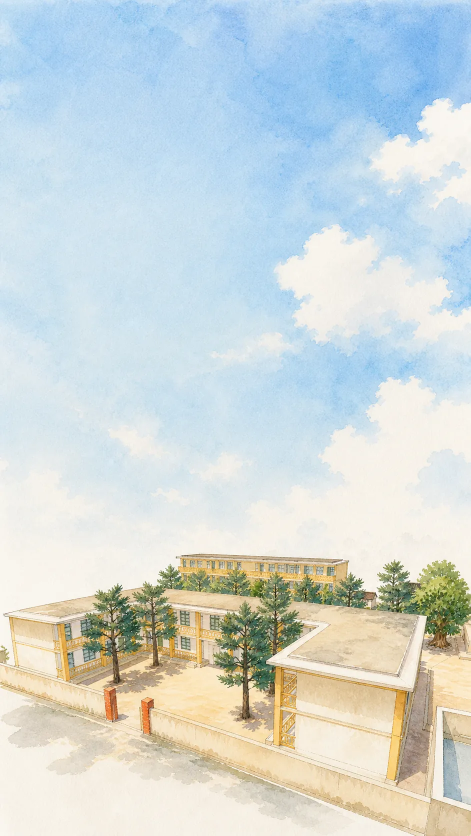
#> input picture assets/ui/entrance-campus-watercolor-mobile-v01.webp, 941 x 1672 px, given in place of painted-steel-dark-green-basecolor-source-v1.png, which was not available (shown at 1/2 size)
$ python generate_door_window_uv_textures.py
#> lines starting #> are read from the running program, lines starting #| are printed output that depends on the picture; after the words box and inside, x2 and y2 are one past the last pixel; in counts of white or black regions, pixels touching at a corner belong together; pictures that were not available may be replaced by others from this repository, and a replacement may not be noted
"""Generate deterministic, production UV textures from the project's source art."""

from pathlib import Path

import numpy as np
from PIL import Image, ImageFilter


ROOT = Path(__file__).resolve().parents[1]
SOURCE_DIR = ROOT / "assets" / "source-textures"
OUT = SOURCE_DIR / "door-window"
SIZE = 1024
RNG = np.random.default_rng(41726)


def load_rgb(name):
    return np.asarray(Image.open(SOURCE_DIR / name).convert("RGB").resize((SIZE, SIZE), Image.Resampling.LANCZOS), dtype=np.float32) / 255.0


def save_rgb(name, array):
    Image.fromarray(np.uint8(np.clip(array, 0, 1) * 255), "RGB").save(OUT / name, optimize=True)


def smooth_noise(radius, seed_scale=1.0):
    raw = RNG.random((SIZE, SIZE), dtype=np.float32) * seed_scale
    image = Image.fromarray(np.uint8(raw / max(seed_scale, 1e-6) * 255), "L").filter(ImageFilter.GaussianBlur(radius))
    result = np.asarray(image, dtype=np.float32) / 255.0
    return (result - result.min()) / max(result.max() - result.min(), 1e-6)


def edge_distance():
    y, x = np.mgrid[0:SIZE, 0:SIZE]
    return np.minimum.reduce([x, y, SIZE - 1 - x, SIZE - 1 - y]).astype(np.float32)


def painted_wood():
    green = load_rgb("painted-steel-dark-green-basecolor-source-v1.png")
    wood = load_rgb("wood-painted-aged-basecolor-source-v1.png")
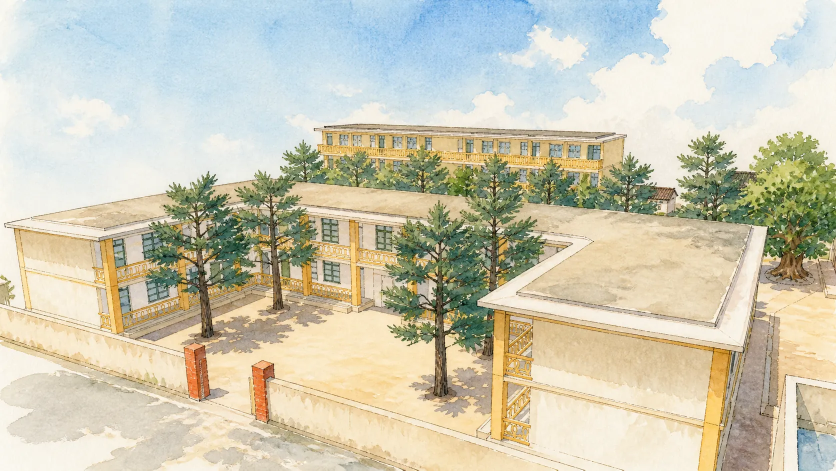
#> input picture assets/ui/entrance-campus-watercolor-v01.webp, 1672 x 941 px, given in place of wood-painted-aged-basecolor-source-v1.png, which was not available (shown at 1/2 size)
    wood_luma = wood @ np.array([0.2126, 0.7152, 0.0722], dtype=np.float32)
    grain = (wood_luma - 0.36)[..., None]
    base = green * 0.86 + np.array([0.22, 0.27, 0.20])[None, None, :] * 0.14
    base += grain * np.array([0.055, 0.065, 0.038])[None, None, :]

    distance = edge_distance()
    edge_shadow = np.clip((38.0 - distance) / 38.0, 0, 1)[..., None]
    base *= 1.0 - edge_shadow * 0.16

    chips = (smooth_noise(2.2) > 0.70).astype(np.float32)
#> chips: shape (1024, 1024) float32; values 0 (black) and 1 (white), 3.7% white; 2247 white regions (1534 under 20 px), largest, box (x1, y1, x2, y2) and area: (467, 636, 483, 655) 164, (393, 302, 414, 314) 129, (1013, 318, 1024, 341) 118
    chips *= np.clip((44.0 - distance) / 34.0, 0, 1)
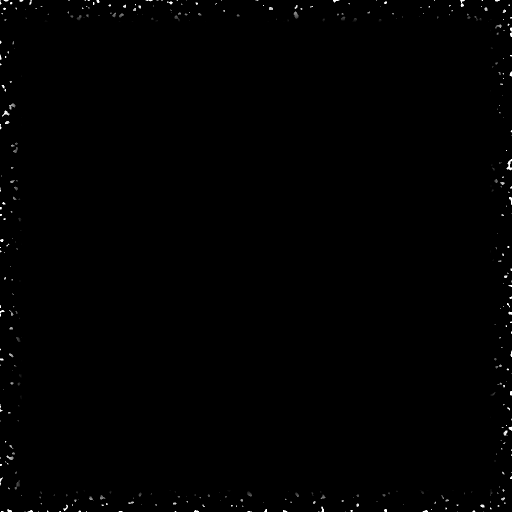
#> chips: shape (1024, 1024) float32 (shown at 1/2 size); min 0, max 1, mean 0.00396
    chips = np.asarray(Image.fromarray(np.uint8(chips * 255), "L").filter(ImageFilter.GaussianBlur(0.65)), dtype=np.float32) / 255.0
    exposed = np.dstack((0.31 + wood_luma * 0.23, 0.20 + wood_luma * 0.15, 0.105 + wood_luma * 0.09))
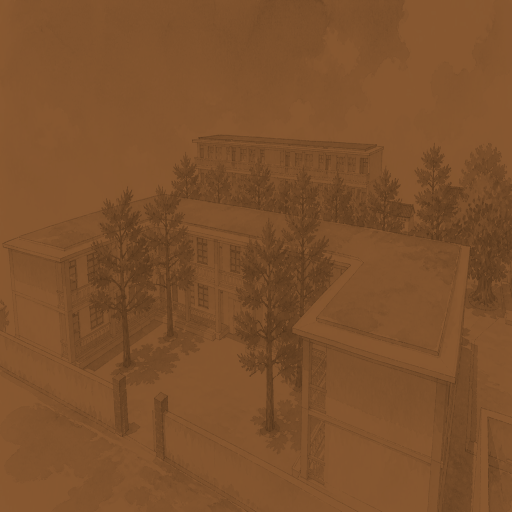
#> exposed: shape (1024, 1024, 3) float32 (shown at 1/2 size); mean of channels 0, 1, 2 0.491, 0.318, 0.176; drawn as R, G, B
    frame = base * (1 - chips[..., None] * 0.78) + exposed * chips[..., None] * 0.78

    panel = base * np.array([1.06, 1.075, 1.025])[None, None, :]
    panel *= 1.0 - edge_shadow * 0.23
    # Two restrained plank joints: dark core plus a one-pixel worn highlight.
    for center in (SIZE // 3, 2 * SIZE // 3):
        panel[:, center - 1:center + 1] *= np.array([0.72, 0.75, 0.69])[None, None, :]
        panel[:, center + 1:center + 2] *= 1.045
    panel = panel * (1 - chips[..., None] * 0.58) + exposed * chips[..., None] * 0.58

    rough_frame = np.clip(0.70 + smooth_noise(8) * 0.18 + chips * 0.10, 0, 1)
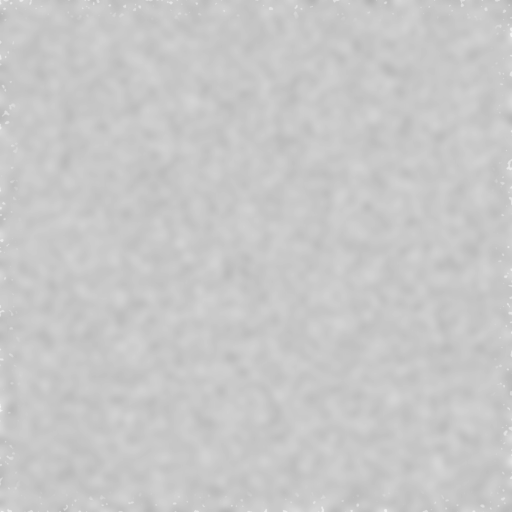
#> rough_frame: shape (1024, 1024) float32 (shown at 1/2 size); min 0.7, max 0.959, mean 0.785
    rough_panel = np.clip(0.72 + smooth_noise(10) * 0.16 + chips * 0.10, 0, 1)
    save_rgb("painted-wood-green-frame-basecolor-v2.png", frame)
#> in save_rgb, `Image.fromarray(np.uint8(np.clip(array, 0, 1) * 255), "RGB").save(OUT ..`:
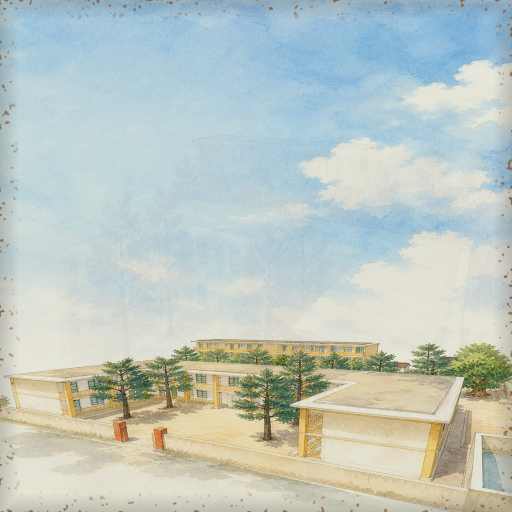
#> saved as painted-wood-green-frame-basecolor-v2.png: PIL image 1024x1024 RGB (shown at 1/2 size); mean R, G, B 188.7, 199.4, 193.4
    save_rgb("painted-wood-green-panel-seams-basecolor-v2.png", panel)
    save_rgb("painted-wood-green-frame-roughness-v2.png", np.repeat(rough_frame[..., None], 3, axis=2))
    save_rgb("painted-wood-green-panel-roughness-v2.png", np.repeat(rough_panel[..., None], 3, axis=2))


def alloy_and_iron():
    y, x = np.mgrid[0:SIZE, 0:SIZE]
    fine = np.sin(x * 0.75) * 0.012 + np.sin(x * 2.2) * 0.005
    broad = (smooth_noise(16) - 0.5) * 0.055
    # Keep the albedo deliberately bright. The campus uses direct lights but no
    # reflection environment, so physically dark metal albedo reads black-green.
    alloy_luma = np.clip(0.64 + fine + broad, 0, 1)
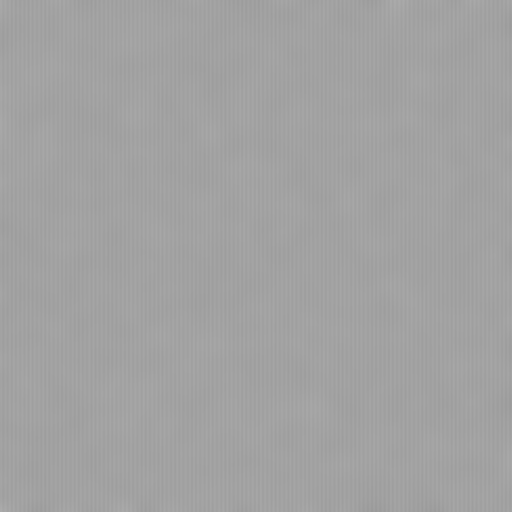
#> alloy_luma: shape (1024, 1024) float64 (shown at 1/2 size); min 0.6, max 0.677, mean 0.636
    alloy = np.dstack((alloy_luma * 0.96, alloy_luma, alloy_luma * 1.015))
    edge = np.clip((28.0 - edge_distance()) / 28.0, 0, 1)
    alloy *= 1 - edge[..., None] * 0.11
    oxidation = ((smooth_noise(3.0) > 0.73) * edge)[..., None]
#> in smooth_noise (call 5), `return (result - result.min()) / max(result.max() - result.min(), 1e-6)`:
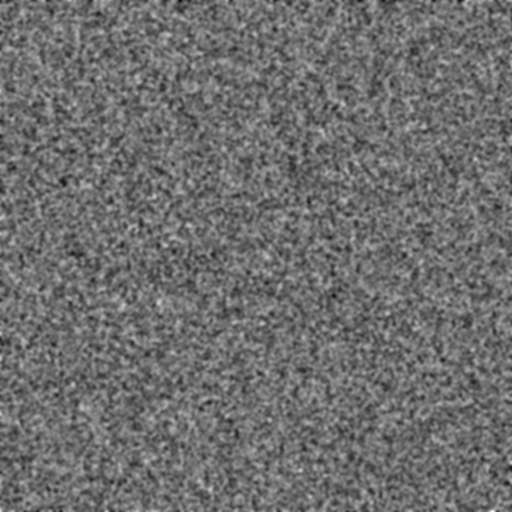
#> returned value: shape (1024, 1024) float32 (shown at 1/2 size); min 0, max 1, mean 0.433
    alloy = alloy * (1 - oxidation * 0.22) + np.array([0.28, 0.31, 0.31])[None, None, :] * oxidation * 0.22
    alloy_rough = np.clip(0.25 + smooth_noise(5) * 0.15 + oxidation[..., 0] * 0.20, 0, 1)

    iron_noise = smooth_noise(8)
    iron = np.dstack((0.085 + iron_noise * 0.045, 0.095 + iron_noise * 0.045, 0.096 + iron_noise * 0.042))
    rust = (smooth_noise(2.4) > 0.76).astype(np.float32) * 0.34
    iron = iron * (1 - rust[..., None]) + np.array([0.31, 0.135, 0.055])[None, None, :] * rust[..., None]
    iron_rough = np.clip(0.48 + smooth_noise(7) * 0.23 + rust * 0.20, 0, 1)

    save_rgb("oxidized-alloy-basecolor-v1.png", alloy)
    save_rgb("oxidized-alloy-roughness-v1.png", np.repeat(alloy_rough[..., None], 3, axis=2))
    save_rgb("aged-security-iron-basecolor-v1.png", iron)
    save_rgb("aged-security-iron-roughness-v1.png", np.repeat(iron_rough[..., None], 3, axis=2))


def glass():
    cloud = smooth_noise(28)
    luma = 0.58 + (cloud - 0.5) * 0.08
    rgba = np.zeros((SIZE, SIZE, 4), dtype=np.uint8)
    rgba[..., 0] = np.uint8(np.clip(luma * 0.64, 0, 1) * 255)
    rgba[..., 1] = np.uint8(np.clip(luma * 0.86, 0, 1) * 255)
    rgba[..., 2] = np.uint8(np.clip(luma * 0.91, 0, 1) * 255)
    rgba[..., 3] = np.uint8(np.clip(0.18 + cloud * 0.08, 0, 1) * 255)
    Image.fromarray(rgba, "RGBA").save(OUT / "old-glass-bluegrey-basecolor-v1.png", optimize=True)
    glass_rough = np.clip(0.12 + cloud * 0.11, 0, 1)
    save_rgb("old-glass-bluegrey-roughness-v1.png", np.repeat(glass_rough[..., None], 3, axis=2))


def main():
    OUT.mkdir(parents=True, exist_ok=True)
    painted_wood()
    alloy_and_iron()
    glass()
    for path in sorted(OUT.glob("*.png")):
        print(path.relative_to(ROOT))


if __name__ == "__main__":
    main()
